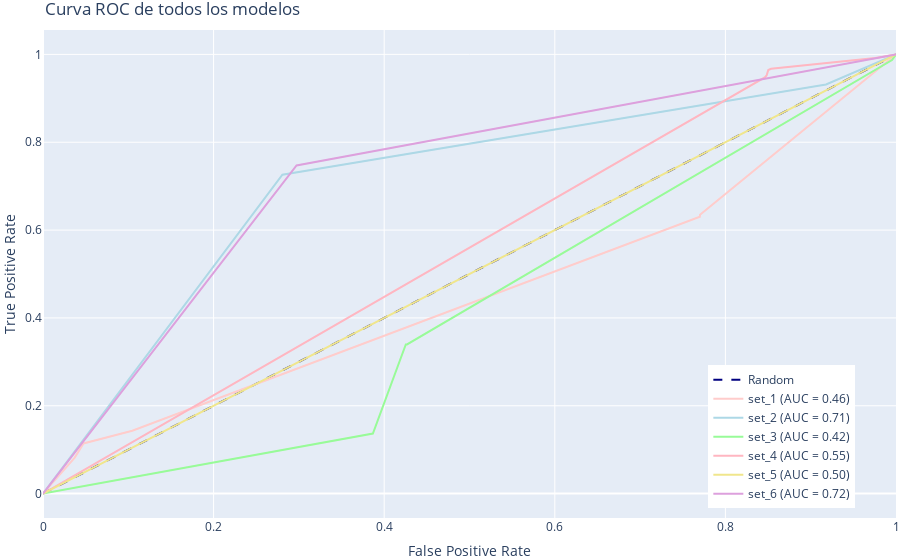

The cell this chart's notebook holds for it:
### Code cell
plot_roc_curve_plotly(modelos)

### Figure 1 — Plotly figure (JSON) as saved in the notebook; plotly's stock layout.template omitted (floating-point values rounded to 4 significant figures)
{"data": [{"line": {"color": "navy", "dash": "dash", "width": 2}, "mode": "lines", "name": "Random", "type": "scatter", "x": [0, 1], "y": [0, 1]}, {"line": {"color": "#ffcccb", "width": 2}, "mode": "lines", "name": "set_1 (AUC = 0.46)", "type": "scatter", "x": [0, 0.03698, 0.03698, 0.03698, 0.04748, 0.1047, 0.7701, 0.7703, 1], "y": [0, 0.0787, 0.08114, 0.08134, 0.1142, 0.1432, 0.6302, 0.6347, 1]}, {"line": {"color": "#add8e6", "width": 2}, "mode": "lines", "name": "set_2 (AUC = 0.71)", "type": "scatter", "x": [0, 0.2805, 0.2807, 0.918, 0.918, 1], "y": [0, 0.726, 0.726, 0.9314, 0.9316, 1]}, {"line": {"color": "#98fb98", "width": 2}, "mode": "lines", "name": "set_3 (AUC = 0.42)", "type": "scatter", "x": [0, 0.3867, 0.4253, 0.4255, 0.4268, 0.9954, 1], "y": [0, 0.1367, 0.3396, 0.3396, 0.3396, 0.9872, 1]}, {"line": {"color": "#ffb6c1", "width": 2}, "mode": "lines", "name": "set_4 (AUC = 0.55)", "type": "scatter", "x": [0, 0.8436, 0.8462, 0.8466, 0.8483, 0.8485, 0.8503, 0.8535, 0.9758, 0.976, 1], "y": [0, 0.945, 0.9483, 0.9483, 0.9523, 0.9529, 0.9645, 0.9673, 0.9917, 0.9919, 1]}, {"line": {"color": "#f0e68c", "width": 2}, "mode": "lines", "name": "set_5 (AUC = 0.50)", "type": "scatter", "x": [0, 0.9994, 0.9996, 0.9996, 1], "y": [0, 0.9998, 0.9998, 1, 1]}, {"line": {"color": "#dda0dd", "width": 2}, "mode": "lines", "name": "set_6 (AUC = 0.72)", "type": "scatter", "x": [0, 0.2972, 0.2972, 1], "y": [0, 0.7469, 0.7471, 1]}], "layout": {"legend": {"x": 0.78, "y": 0.02}, "margin": {"b": 0, "l": 0, "r": 0, "t": 30}, "title": {"text": "Curva ROC de todos los modelos"}, "xaxis": {"title": {"text": "False Positive Rate"}}, "yaxis": {"title": {"text": "True Positive Rate"}}}}
